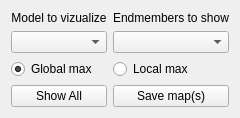
            <widget class="QWidget" name="page_abundance_viz">
             <layout class="QVBoxLayout" name="verticalLayout_9">
              <item>
               <layout class="QGridLayout" name="gridLayout_2">
                <item row="3" column="1">
                 <widget class="QPushButton" name="pushButton_show_all">
                  <property name="toolTip">
                   <string>Show all items (models/endmembers) available for visualization.</string>
                  </property>
                  <property name="text">
                   <string>Show All</string>
                  </property>
                 </widget>
                </item>
                <item row="1" column="1">
                 <widget class="QComboBox" name="comboBox_viz_show_model">
                  <property name="toolTip">
                   <string>Select which unmixing model/job to visualize.</string>
                  </property>
                 </widget>
                </item>
                <item row="0" column="1">
                 <widget class="QLabel" name="label_viz_model">
                  <property name="maximumSize">
                   <size>
                    <width>16777215</width>
                    <height>15</height>
                   </size>
                  </property>
                  <property name="text">
                   <string>Model to vizualize</string>
                  </property>
                  <property name="alignment">
                   <set>Qt::AlignCenter</set>
                  </property>
                 </widget>
                </item>
                <item row="0" column="3">
                 <widget class="QLabel" name="label_viz_EM">
                  <property name="maximumSize">
                   <size>
                    <width>16777215</width>
                    <height>15</height>
                   </size>
                  </property>
                  <property name="text">
                   <string>Endmembers to show</string>
                  </property>
                  <property name="alignment">
                   <set>Qt::AlignCenter</set>
                  </property>
                 </widget>
                </item>
                <item row="1" column="3">
                 <widget class="QComboBox" name="comboBox_viz_show_EM">
                  <property name="toolTip">
                   <string>Select which endmember map to visualize</string>
                  </property>
                 </widget>
                </item>
                <item row="3" column="3">
                 <widget class="QPushButton" name="pushButton_save_map">
                  <property name="toolTip">
                   <string>Save abudance maps of current job in .h5 format</string>
                  </property>
                  <property name="text">
                   <string>Save map(s)</string>
                  </property>
                 </widget>
                </item>
                <item row="2" column="1">
                 <widget class="QRadioButton" name="radioButton_norm_show_abundance_global">
                  <property name="toolTip">
                   <string>Normalize abundance maps using the global maximum (consistent scale across maps).</string>
                  </property>
                  <property name="text">
                   <string>Global max</string>
                  </property>
                  <property name="checked">
                   <bool>true</bool>
                  </property>
                 </widget>
                </item>
                <item row="2" column="3">
                 <widget class="QRadioButton" name="radioButton_norm_show_abundance_local">
                  <property name="toolTip">
                   <string>Normalize abundance maps using each map’s local maximum (better contrast per map).</string>
                  </property>
                  <property name="text">
                   <string>Local max</string>
                  </property>
                 </widget>
                </item>
               </layout>
              </item>
             </layout>
            </widget>
